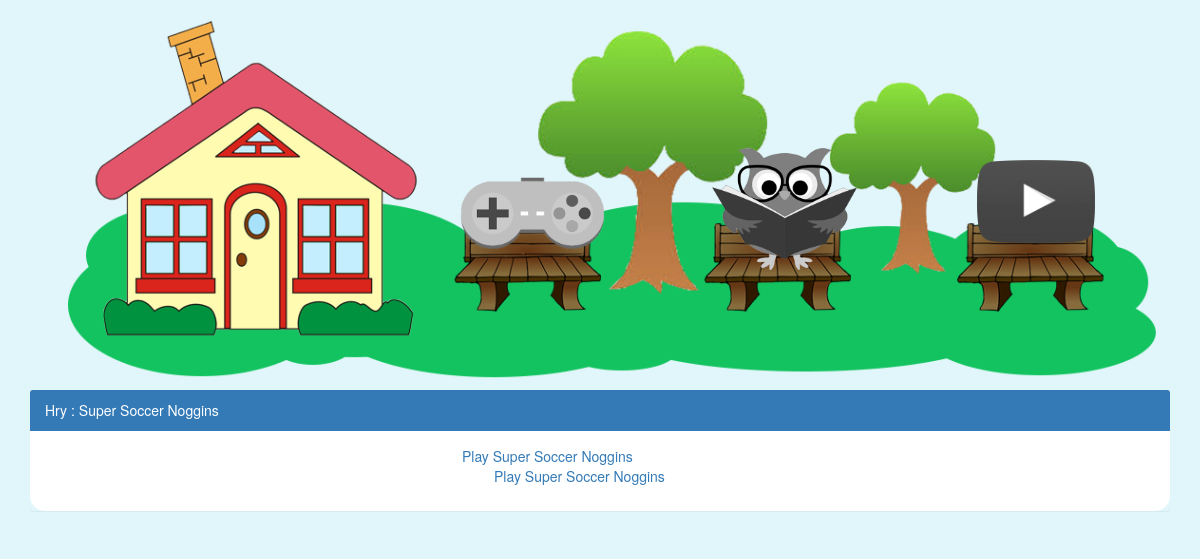
Screenshot of /games/game.php?game_id=4589 with the database file from the repository.
### tables this page shows
CREATE TABLE `game` (
  `name` varchar(50) NOT NULL,
  `game_id` int(11) NOT NULL,
  `big_icon_path` varchar(100) NOT NULL,
  `height` int(11) DEFAULT NULL,
  `width` int(11) DEFAULT NULL,
  `embed` varchar(600) DEFAULT NULL
);

### games/select_all_games.php (the view, shortened to what this page needs)
<?php
include "../db/connect.php";
if(isset($_GET['game_id'])){
    $game_id = $_GET['game_id'];
    $game = "SELECT * FROM game WHERE game_id=$game_id";
    $result = mysqli_query($conn, $game);
    $row = mysqli_fetch_assoc($result);
    $name = $row['name'];
    $embed = html_entity_decode($row['embed'],ENT_QUOTES, "UTF-8");
    $width = $row['width'];
    echo"
    <div class='panel-heading'>Hry : $name</div>
                <div class='panel-body' id='embedovana-hra'>
                            <div class='col-md-12 row'>
                                <div id='embed' style='width: $width;'>$embed</div>
                            </div>
                </div>
    </div>
        ";
}
?>

### css/homepage.css (style rules this page uses)
body { background-color: #e1f6fa; }
.panel-body { background-color: white; border-radius: 15px; border-top-right-radius: 0px; border-top-left-radius: 0px; border-color: #e1f6fa; }
.panel div.row { background-color: white; }
#embedovana-hra .row { max-width: 99%; }
#miniclip-game-embed { max-width: 94%; }
#embed { text-align: center; }

### rows the page displays
game: name "Super Soccer Noggins", embed "Play Super Soccer Noggins Play Super Soccer Noggins"
